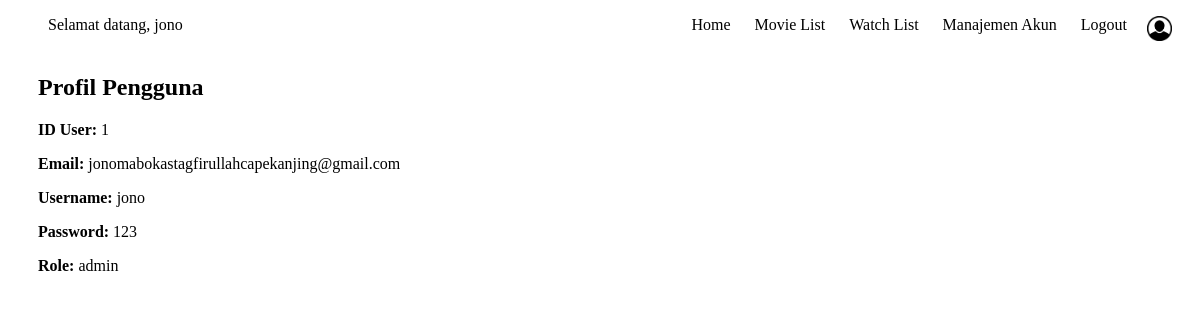
Screenshot of /profil.php (signed in) with the database file from the repository.
### tables this page shows
CREATE TABLE `user` (
  `id_user` int NOT NULL,
  `email` varchar(50) NOT NULL,
  `username` varchar(50) NOT NULL,
  `password` varchar(20) NOT NULL,
  `role` enum('admin','user','manager') DEFAULT NULL
);

### profil.php (the view, shortened to what this page needs)
<?php
require("koneksi.php");
$username = $_SESSION['username'];
$sql = "SELECT * FROM user WHERE username = '$username'";
$result = $conn->query($sql);
if ($result->num_rows == 1) {
    $row = $result->fetch_assoc();
    $id_user = $row['id_user'];
    $email = $row['email'];
    $username = $row['username'];
    $password = $row['password'];
    $role = $row['role'];
} else {
    echo "Data pengguna tidak ditemukan.";
    exit();
}
?>
<!DOCTYPE html>
<html>
<head>
</head>
<body>
    <header>
        <nav>
            <ul>
                <li><a href="homepage.php">Home</a></li>
                <li><a href="movielist.php">Movie List</a></li>
                <li><a href="watchlist.php">Watch List</a></li>
                <?php
                if (isset($_SESSION['username'])) {
                    $username = $_SESSION['username'];
                    $query = "SELECT role FROM user WHERE username = '$username'";
                    $result = mysqli_query($conn, $query);
                    if ($result) {
                        $row = mysqli_fetch_assoc($result);
                        $role = $row['role'];
                        if ($role === 'admin') {
                            echo '<li><a href="manageakun.php">Manajemen Akun</a></li>';
                        }
                    }
                }
                ?>
                <li style="float:right"><a href="profil.php"><img src="Assets/profil.png" style="height: 25px; width: 25px;"></a></li>
                <?php
                if (isset($_SESSION['username'])) {
                    $username = $_SESSION['username'];
                    echo '<li style="float:left">Selamat datang, ' . $username . '</li>';
                }
                ?>
                 <li><a href="logout.php">Logout</a></li>
            </ul>
        </nav>
    </header>
    <div class = "dataprofil">
        <h2>Profil Pengguna</h2>
    <p><strong>ID User:</strong> <?php echo $id_user; ?></p>
    <p><strong>Email:</strong> <?php echo $email; ?></p>
    <p><strong>Username:</strong> <?php echo $username; ?></p>
    <p><strong>Password:</strong> <?php echo $password; ?></p>
    <p><strong>Role:</strong> <?php echo $role; ?></p>
    </div>
</body>
</html>

### profil.php (style rules this page uses)
header { text-align: right; }
nav ul li { display: inline; margin-right: 20px; }
nav a { text-decoration: none; color: black; }
.dataprofil { text-align: justify; margin-top: 40px; margin-left: 30px; }

### rows the page displays
user: id_user "1", email "jonomabokastagfirullahcapekanjing@gmail.com", password "123", role "admin"

### other values shown
$username "jono"
